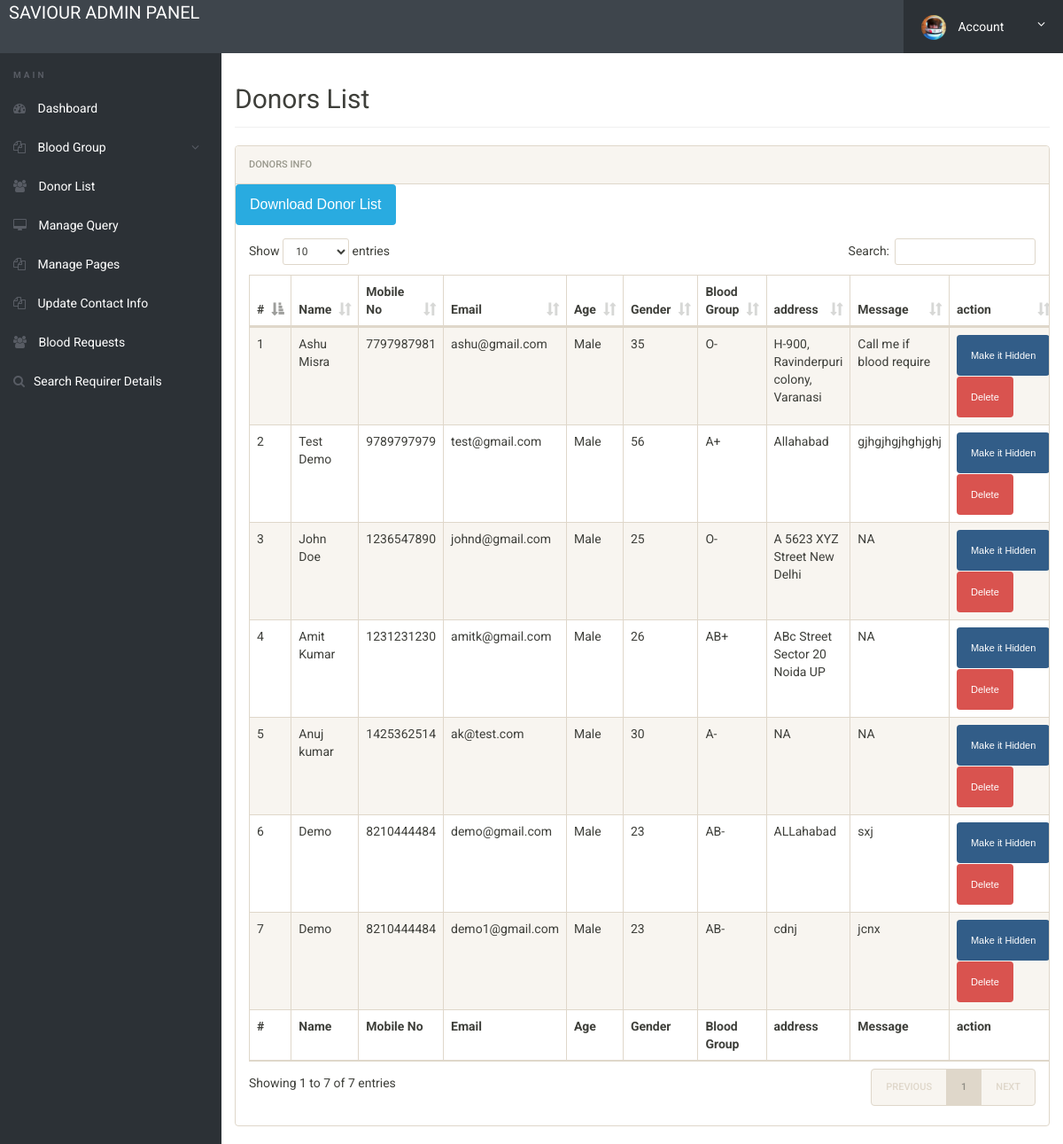
The app's page /bbdms/admin/donor-list.php (signed in) with its own data.
### tables this page shows
CREATE TABLE `tblblooddonars` (
  `id` int(11) NOT NULL,
  `FullName` varchar(100) DEFAULT NULL,
  `MobileNumber` char(11) DEFAULT NULL,
  `EmailId` varchar(100) DEFAULT NULL,
  `Gender` varchar(20) DEFAULT NULL,
  `Age` int(11) DEFAULT NULL,
  `BloodGroup` varchar(20) DEFAULT NULL,
  `Address` varchar(255) DEFAULT NULL,
  `Message` mediumtext DEFAULT NULL,
  `PostingDate` timestamp NOT NULL DEFAULT current_timestamp(),
  `status` int(1) DEFAULT NULL,
  `Password` varchar(250) DEFAULT NULL
);

### bbdms/admin/donor-list.php (the view, shortened to what this page needs)
<?php
include('includes/config.php');
if(strlen($_SESSION['alogin'])==0)
	{
header('location:index.php');
}
else{
 ?>
<!doctype html>
<html lang="en" class="no-js">
<head>
	<link rel="stylesheet" href="css/font-awesome.min.css">
	<link rel="stylesheet" href="css/bootstrap.min.css">
	<link rel="stylesheet" href="css/dataTables.bootstrap.min.css">
	<link rel="stylesheet" href="css/bootstrap-social.css">
	<link rel="stylesheet" href="css/bootstrap-select.css">
	<link rel="stylesheet" href="css/fileinput.min.css">
	<link rel="stylesheet" href="css/awesome-bootstrap-checkbox.css">
	<link rel="stylesheet" href="css/style.css">
</head>
<body>
	<?php include('includes/header.php');?>
	<div class="ts-main-content">
		<?php include('includes/leftbar.php');?>
		<div class="content-wrapper">
			<div class="container-fluid">
				<div class="row">
					<div class="col-md-12">
						<h2 class="page-title">Donors List</h2>
						<div class="panel panel-default">
							<div class="panel-heading">Donors Info</div>
								<a href="download-records.php" style="font-size:16px;" class="btn btn-info">Download Donor List</a>
							<div class="panel-body">
								<table id="zctb" class="display table table-striped table-bordered table-hover" cellspacing="0" width="100%">
									<thead>
										<tr>
										<th>#</th>
											<th>Name</th>
											<th>Mobile No</th>
											<th>Email</th>
											<th>Age</th>
											<th>Gender</th>
											<th>Blood Group</th>
											<th>address</th>
											<th>Message </th>
											<th>action </th>
										</tr>
									</thead>
									<tfoot>
										<tr>
										<th>#</th>
										<th>Name</th>
											<th>Mobile No</th>
											<th>Email</th>
											<th>Age</th>
											<th>Gender</th>
											<th>Blood Group</th>
											<th>address</th>
											<th>Message </th>
											<th>action </th>
										</tr>
									</tfoot>
									<tbody>
<?php $sql = "SELECT * from  tblblooddonars ";
$query = $dbh -> prepare($sql);
$query->execute();
$results=$query->fetchAll(PDO::FETCH_OBJ);
$cnt=1;
if($query->rowCount() > 0)
{
foreach($results as $result)
{				?>
										<tr>
											<td><?php echo htmlentities($cnt);?></td>
											<td><?php echo htmlentities($result->FullName);?></td>
											<td><?php echo htmlentities($result->MobileNumber);?></td>
											<td><?php echo htmlentities($result->EmailId);?></td>
											<td><?php echo htmlentities($result->Gender);?></td>
											<td><?php echo htmlentities($result->Age);?></td>
											<td><?php echo htmlentities($result->BloodGroup);?></td>
											<td><?php echo htmlentities($result->Address);?></td>
											<td><?php echo htmlentities($result->Message);?></td>
										<td>
<?php if($result->status==1)
{?>
<a href="donor-list.php?hidden=<?php echo htmlentities($result->id);?>" onclick="return confirm('Do you really want to hiidden this detail')" class="btn btn-primary"> Make it Hidden</a>
<?php } else {?>
<a href="donor-list.php?public=<?php echo htmlentities($result->id);?>" onclick="return confirm('Do you really want to Public this detail')" class="btn btn-primary"> Make it Public</a>
<?php } ?>
<a href="donor-list.php?del=<?php echo htmlentities($result->id);?>" onclick="return confirm('Do you really want to delete this record')" class="btn btn-danger" style="margin-top:1%;"> Delete</a>
</td>
										</tr>
										<?php $cnt=$cnt+1; }} ?>
									</tbody>
								</table>
							</div>
						</div>
					</div>
				</div>
			</div>
		</div>
	</div>
</body>
</html>
<?php } ?>

### bbdms/admin/css/style.css (style rules this page uses)
html { font-size: 14px; }
@media only screen and (min-width: 480px) { html { font-size: 17px; } }
@media only screen and (min-width: 768px) { html { font-size: 14px; } }
body { font-size: 1em; }
a { color: #37a6c4; }
.btn { font-family: sans-serif; }
.panel { overflow: hidden; }
.btn { text-transform: none; }
.page-title { padding-bottom: 15px; margin-bottom: 20px; border-bottom: 1px solid #f0f0f0; }
.ts-main-content .content-wrapper { padding-top: 15px; margin-top: 60px; }
@media only screen and (min-width: 992px) { .ts-main-content .content-wrapper { margin-left: 250px; } }

### records on screen
tblblooddonars: FullName "Ashu Misra", MobileNumber "7797987981", EmailId "ashu@gmail.com", Gender "Male", Age "35", BloodGroup "O-", Address "H-900, Ravinderpuri colony, Varanasi", Message "Call me if blood require"
tblblooddonars: FullName "Test Demo", MobileNumber "9789797979", EmailId "test@gmail.com", Gender "Male", Age "56", BloodGroup "A+", Address "Allahabad", Message "gjhgjhgjhghjghj"
tblblooddonars: FullName "John Doe", MobileNumber "1236547890", EmailId "johnd@gmail.com", Gender "Male", Age "25", BloodGroup "O-", Address "A 5623 XYZ Street New Delhi", Message "NA"
tblblooddonars: FullName "Amit Kumar", MobileNumber "1231231230", EmailId "amitk@gmail.com", Gender "Male", Age "26", BloodGroup "AB+", Address "ABc Street Sector 20 Noida UP", Message "NA"
tblblooddonars: FullName "Anuj kumar", MobileNumber "1425362514", EmailId "ak@test.com", Gender "Male", Age "30", BloodGroup "A-", Address "NA", Message "NA"
tblblooddonars: FullName "Demo", MobileNumber "8210444484", EmailId "demo@gmail.com", Gender "Male", Age "23", BloodGroup "AB-", Address "ALLahabad", Message "sxj"
tblblooddonars: FullName "Demo", MobileNumber "8210444484", EmailId "demo1@gmail.com", Gender "Male", Age "23", BloodGroup "AB-", Address "cdnj", Message "jcnx"
